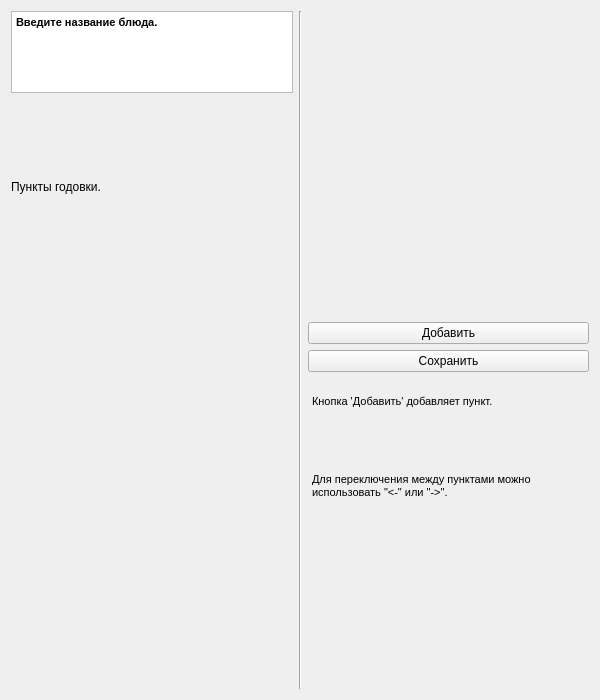
<?xml version="1.0" encoding="UTF-8"?>
<ui version="4.0">
 <class>Form</class>
 <widget class="QWidget" name="Form">
  <property name="geometry">
   <rect>
    <x>0</x>
    <y>0</y>
    <width>600</width>
    <height>700</height>
   </rect>
  </property>
  <property name="windowTitle">
   <string>Form</string>
  </property>
  <layout class="QGridLayout" name="gridLayout">
   <item row="0" column="0">
    <layout class="QGridLayout" name="gridLayout_2">
     <item row="0" column="0">
      <layout class="QVBoxLayout" name="verticalLayout_2" stretch="1,1,0,6">
       <item>
        <layout class="QHBoxLayout" name="horizontalLayout_2">
         <item>
          <widget class="QTextEdit" name="name">
           <property name="font">
            <font>
             <weight>75</weight>
             <bold>true</bold>
            </font>
           </property>
           <property name="html">
            <string>&lt;!DOCTYPE HTML PUBLIC &quot;-//W3C//DTD HTML 4.0//EN&quot; &quot;http://www.w3.org/TR/REC-html40/strict.dtd&quot;&gt;
&lt;html&gt;&lt;head&gt;&lt;meta name=&quot;qrichtext&quot; content=&quot;1&quot; /&gt;&lt;style type=&quot;text/css&quot;&gt;
p, li { white-space: pre-wrap; }
&lt;/style&gt;&lt;/head&gt;&lt;body style=&quot; font-family:'MS Shell Dlg 2'; font-size:8.25pt; font-weight:600; font-style:normal;&quot;&gt;
&lt;p style=&quot; margin-top:0px; margin-bottom:0px; margin-left:0px; margin-right:0px; -qt-block-indent:0; text-indent:0px;&quot;&gt;Введите название блюда.&lt;/p&gt;
&lt;p style=&quot;-qt-paragraph-type:empty; margin-top:0px; margin-bottom:0px; margin-left:0px; margin-right:0px; -qt-block-indent:0; text-indent:0px;&quot;&gt;&lt;br /&gt;&lt;/p&gt;&lt;/body&gt;&lt;/html&gt;</string>
           </property>
          </widget>
         </item>
        </layout>
       </item>
       <item>
        <spacer name="verticalSpacer_3">
         <property name="orientation">
          <enum>Qt::Vertical</enum>
         </property>
         <property name="sizeHint" stdset="0">
          <size>
           <width>20</width>
           <height>40</height>
          </size>
         </property>
        </spacer>
       </item>
       <item>
        <widget class="QLabel" name="label">
         <property name="text">
          <string>Пункты годовки.</string>
         </property>
        </widget>
       </item>
       <item>
        <widget class="QStackedWidget" name="recipe">
         <property name="currentIndex">
          <number>0</number>
         </property>
         <widget class="QWidget" name="page_3"/>
         <widget class="QWidget" name="page_4"/>
        </widget>
       </item>
      </layout>
     </item>
     <item row="0" column="1">
      <widget class="Line" name="line">
       <property name="orientation">
        <enum>Qt::Vertical</enum>
       </property>
      </widget>
     </item>
     <item row="0" column="2">
      <layout class="QVBoxLayout" name="verticalLayout" stretch="0,0,0,0">
       <item>
        <spacer name="verticalSpacer">
         <property name="orientation">
          <enum>Qt::Vertical</enum>
         </property>
         <property name="sizeHint" stdset="0">
          <size>
           <width>20</width>
           <height>40</height>
          </size>
         </property>
        </spacer>
       </item>
       <item>
        <widget class="QPushButton" name="add">
         <property name="text">
          <string>Добавить</string>
         </property>
        </widget>
       </item>
       <item>
        <widget class="QPushButton" name="save_Button">
         <property name="text">
          <string>Сохранить</string>
         </property>
        </widget>
       </item>
       <item>
        <widget class="QTextEdit" name="premch">
         <property name="styleSheet">
          <string notr="true">QTextEdit {background-color: transparent; border: none}</string>
         </property>
         <property name="readOnly">
          <bool>true</bool>
         </property>
         <property name="html">
          <string>&lt;!DOCTYPE HTML PUBLIC &quot;-//W3C//DTD HTML 4.0//EN&quot; &quot;http://www.w3.org/TR/REC-html40/strict.dtd&quot;&gt;
&lt;html&gt;&lt;head&gt;&lt;meta name=&quot;qrichtext&quot; content=&quot;1&quot; /&gt;&lt;style type=&quot;text/css&quot;&gt;
p, li { white-space: pre-wrap; }
&lt;/style&gt;&lt;/head&gt;&lt;body style=&quot; font-family:'MS Shell Dlg 2'; font-size:8.25pt; font-weight:400; font-style:normal;&quot;&gt;
&lt;p style=&quot;-qt-paragraph-type:empty; margin-top:0px; margin-bottom:0px; margin-left:0px; margin-right:0px; -qt-block-indent:0; text-indent:0px;&quot;&gt;&lt;br /&gt;&lt;/p&gt;
&lt;p style=&quot; margin-top:0px; margin-bottom:0px; margin-left:0px; margin-right:0px; -qt-block-indent:0; text-indent:0px;&quot;&gt;Кнопка 'Добавить' добавляет пункт.&lt;/p&gt;
&lt;p style=&quot;-qt-paragraph-type:empty; margin-top:0px; margin-bottom:0px; margin-left:0px; margin-right:0px; -qt-block-indent:0; text-indent:0px;&quot;&gt;&lt;br /&gt;&lt;/p&gt;
&lt;p style=&quot;-qt-paragraph-type:empty; margin-top:0px; margin-bottom:0px; margin-left:0px; margin-right:0px; -qt-block-indent:0; text-indent:0px;&quot;&gt;&lt;br /&gt;&lt;/p&gt;
&lt;p style=&quot;-qt-paragraph-type:empty; margin-top:0px; margin-bottom:0px; margin-left:0px; margin-right:0px; -qt-block-indent:0; text-indent:0px;&quot;&gt;&lt;br /&gt;&lt;/p&gt;
&lt;p style=&quot;-qt-paragraph-type:empty; margin-top:0px; margin-bottom:0px; margin-left:0px; margin-right:0px; -qt-block-indent:0; text-indent:0px;&quot;&gt;&lt;br /&gt;&lt;/p&gt;
&lt;p style=&quot;-qt-paragraph-type:empty; margin-top:0px; margin-bottom:0px; margin-left:0px; margin-right:0px; -qt-block-indent:0; text-indent:0px;&quot;&gt;&lt;br /&gt;&lt;/p&gt;
&lt;p style=&quot; margin-top:0px; margin-bottom:0px; margin-left:0px; margin-right:0px; -qt-block-indent:0; text-indent:0px;&quot;&gt;Для переключения между пунктами можно использовать &amp;quot;&amp;lt;-&amp;quot; или &amp;quot;-&amp;gt;&amp;quot;.&lt;/p&gt;&lt;/body&gt;&lt;/html&gt;</string>
         </property>
        </widget>
       </item>
      </layout>
     </item>
    </layout>
   </item>
  </layout>
 </widget>
 <resources/>
 <connections/>
</ui>
